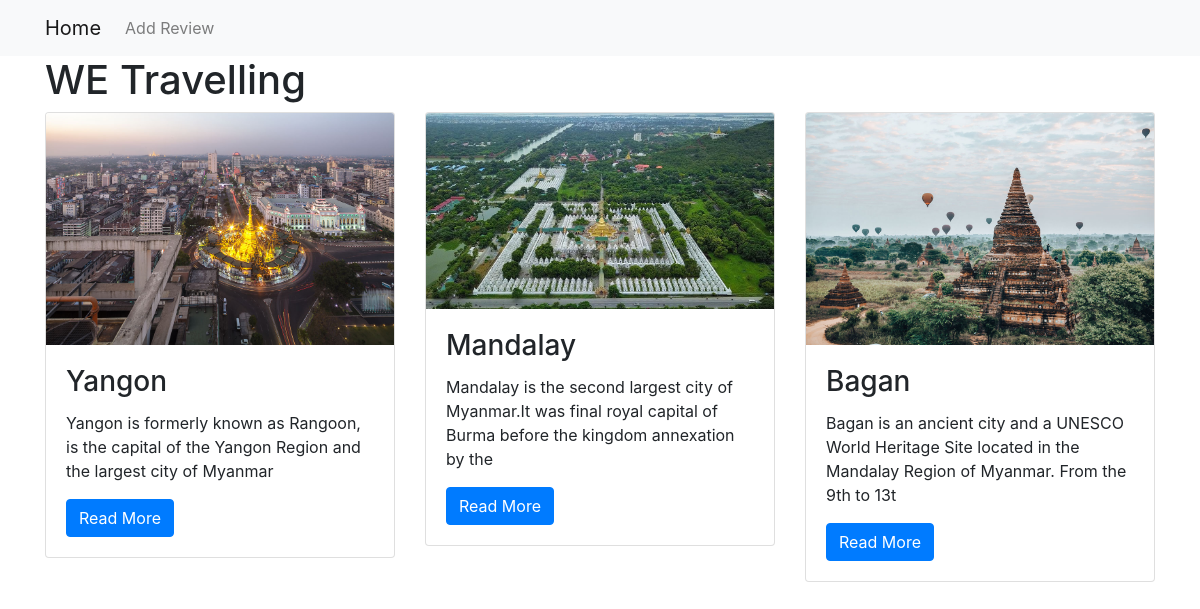
The app's page /reviews/ with its own data.
### reviews/models.py (models this page shows, shortened)
class Place(models.Model):
    title = models.CharField(max_length=60)
    description = models.CharField(max_length=600)
    image = models.FilePathField(path="/images")

### reviews/views.py (the view)
# urls.py: path("", views.place_index, name="place_index"),
def place_index(request):
    reviews = Place.objects.all()
    context = {
        'reviews': reviews
    }
    return render(request, 'place_index.html', context)

### reviews/templates/place_index.html
{% extends "base.html" %}
{% load static %}
{% block page_content %}
<h1>WE Travelling</h1>
<div class="row">
{% for place in reviews %}
    <div class="col-md-4">
        <div class="card mb-2">
            <img class="card-img-top" src="{% static place.image %}">
            <div class="card-body">
                <h3 class="card-title">{{ place.title }}</h3>
                <p class="card-text">{{ place.description |slice:":120" }}</p>
                <a href="{% url 'place_detail' place.pk %}" class="btn btn-primary">
                    Read More
                </a>
            </div>
        </div>
    </div>
    {% endfor %}
</div>
{% endblock %}

### tourism/templates/base.html (shortened to what this page needs)
{% load static %}
<!DOCTYPE html>
<html>
<head>
  <link rel="stylesheet" href="https://stackpath.bootstrapcdn.com/bootstrap/4.1.3/css/bootstrap.min.css">
</head>
<body>
<nav class="navbar navbar-expand-lg navbar-light bg-light">
    <div class="container">
        <a class="navbar-brand" href="{% url 'place_index' %}">Home</a>
        <div class="collapse navbar-collapse" id="navbarSupportedContent">
          <ul class="navbar-nav mr-auto">
            <li class="nav-item">
              <a class="nav-link" href="{% url 'add_review' %}">Add Review</a>
            </li>
          </ul>
        </div>
    </div>
</nav>
<div class="container">
    {% block page_content %}{% endblock %}
</div>
</body>
</html>

### records on screen
Place: image (picture), title "Yangon", description "Yangon is formerly known as Rangoon, is the capital of the Yangon Region and the largest city of Myanmar"
Place: image (picture), title "Mandalay", description "Mandalay is the second largest city of Myanmar.It was final royal capital of Burma before the kingdom annexation by the"
Place: image (picture), title "Bagan", description "Bagan is an ancient city and a UNESCO World Heritage Site located in the Mandalay Region of Myanmar. From the 9th to 13t"
